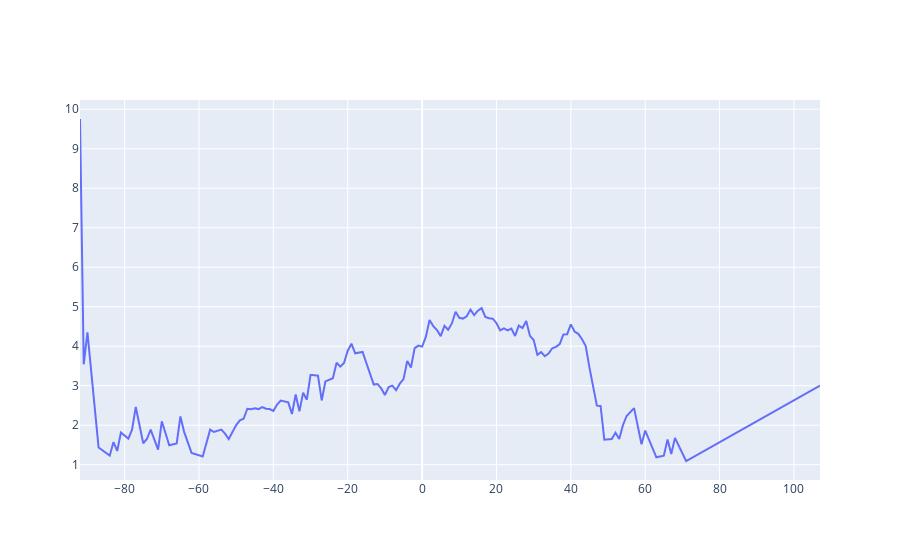

The code cell stored with this chart in its notebook:
### Code cell
trace0 = Scatter(x = list(sorted_by_pct.keys()), y = list(sorted_by_pct.values()))
data = Data([trace0])
iplot(data)

### Figure 1 — Plotly figure (JSON) as saved in the notebook; plotly's stock layout.template omitted (floating-point values rounded to 4 significant figures; data arrays with more than 128 entries replaced by an {"elided": "..."} marker saying what was removed)
{"data": [{"type": "scatter", "x": {"elided": "139 int values"}, "y": {"elided": "139 float values"}}], "layout": {}}
